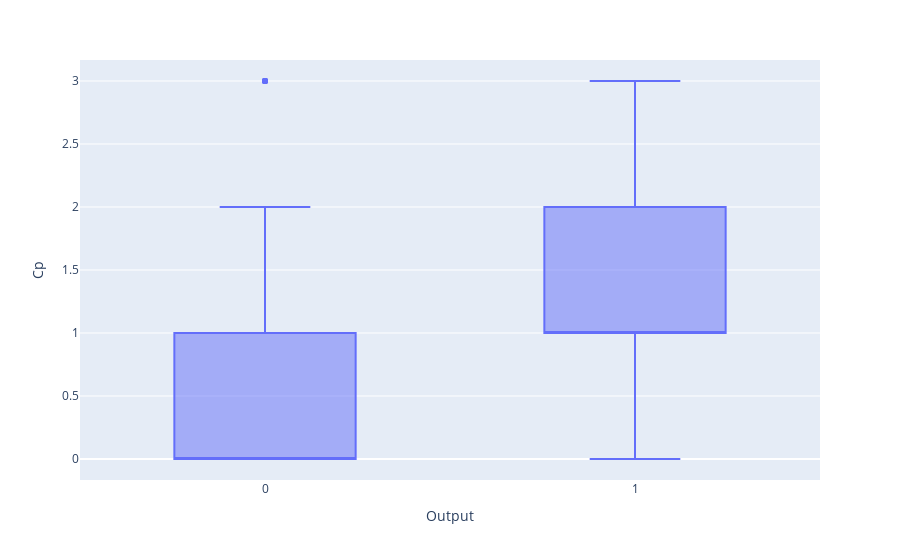

Notebook source saved alongside this figure:
### Code cell
import plotly.express as px
fig = px.box(df, x="Output", y="Cp")
fig.show()

### Figure 1 — Plotly figure (JSON) as saved in the notebook; plotly's stock layout.template omitted (floating-point values rounded to 4 significant figures; data arrays with more than 128 entries replaced by an {"elided": "..."} marker saying what was removed)
{"data": [{"alignmentgroup": "True", "hovertemplate": "Output=%{x}<br>Cp=%{y}<extra></extra>", "legendgroup": "", "marker": {"color": "#636efa"}, "name": "", "notched": false, "offsetgroup": "", "orientation": "v", "showlegend": false, "type": "box", "x": {"elided": "258 int values"}, "x0": " ", "xaxis": "x", "y": {"elided": "258 int values"}, "y0": " ", "yaxis": "y"}], "layout": {"boxmode": "group", "legend": {"tracegroupgap": 0}, "margin": {"t": 60}, "xaxis": {"anchor": "y", "domain": [0, 1], "title": {"text": "Output"}}, "yaxis": {"anchor": "x", "domain": [0, 1], "title": {"text": "Cp"}}}}
